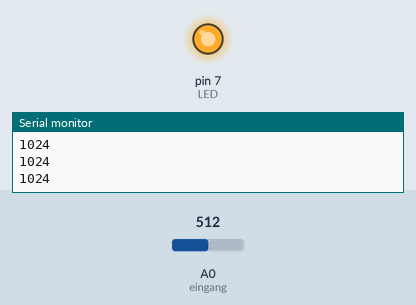
Simulated run of this sketch. Board: Arduino Uno, built with avr-gcc and run on an emulated ATmega328P. Shown: output pins drawn as LEDs (lit = HIGH), the last lines printed to the serial monitor. Inputs (shaded band) come from the test bench; at power-on: A0 (eingang) = 512.

Above: at 2.8 s.
2.9 s: A0 (eingang) set to 122
6.4 s: A0 (eingang) set to 0
At 7.2 s:
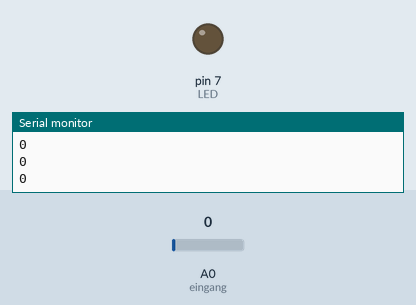
9.1 s: A0 (eingang) set to 306
At 10.8 s:
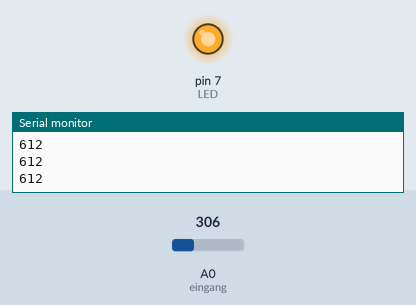
Timing chart, 0 to 19.0 s (numbered marks = the images above; inputs shaded):
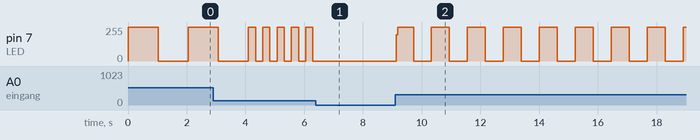

The sketch:

Drehregler.ino
```cpp
int LED=7;
int eingang=A0;
int Sensorwert=0;
int dwiscool = 1023;;
int geschw=0;

void setup(){
pinMode(LED, OUTPUT);
Serial.begin(9600);
}

void loop(){
  Sensorwert = analogRead(eingang) * 2;
  //Serial.println("Sensorwert:");
  Serial.println(Sensorwert);
  digitalWrite(LED, HIGH);
  delay(Sensorwert);
  digitalWrite(LED, LOW);
  delay(Sensorwert);
  //Serial.println("Sensorwert:");
  Serial.println(Sensorwert);

}
```

Measured:
- after the input at 6.4 s, pin 7 (LED): stops changing and stays 0/255
- after the input at 9.1 s, pin 7 (LED): 0/255 → 197/255 at once, then repeats every 1.2 s: 255/255 0.54 s, 0/255 0.61 s
- by itself, pin 7 (LED): repeats every 0.49 s: 255/255 0.24 s, 0/255 0.24 s
